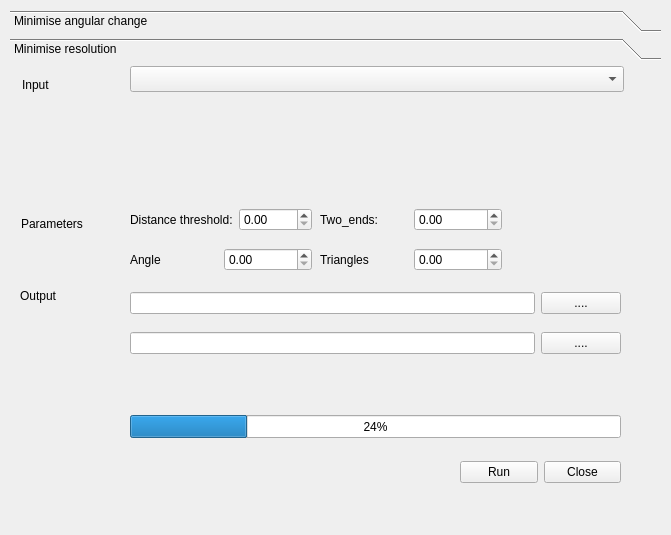
<?xml version="1.0" encoding="UTF-8"?>
<ui version="4.0">
 <class>MergeLinesDialogBase</class>
 <widget class="QDialog" name="MergeLinesDialogBase">
  <property name="geometry">
   <rect>
    <x>0</x>
    <y>0</y>
    <width>671</width>
    <height>535</height>
   </rect>
  </property>
  <property name="windowTitle">
   <string>MergeLines</string>
  </property>
  <widget class="QWidget" name="horizontalLayoutWidget">
   <property name="geometry">
    <rect>
     <x>-1</x>
     <y>-1</y>
     <width>681</width>
     <height>541</height>
    </rect>
   </property>
   <layout class="QHBoxLayout" name="horizontalLayout"/>
  </widget>
  <widget class="QToolBox" name="toolBox">
   <property name="geometry">
    <rect>
     <x>10</x>
     <y>10</y>
     <width>651</width>
     <height>511</height>
    </rect>
   </property>
   <property name="currentIndex">
    <number>1</number>
   </property>
   <widget class="QWidget" name="page">
    <property name="geometry">
     <rect>
      <x>0</x>
      <y>0</y>
      <width>651</width>
      <height>449</height>
     </rect>
    </property>
    <attribute name="label">
     <string>Minimise angular change</string>
    </attribute>
    <widget class="QLabel" name="label">
     <property name="geometry">
      <rect>
       <x>12</x>
       <y>12</y>
       <width>33</width>
       <height>16</height>
      </rect>
     </property>
     <property name="text">
      <string>Input </string>
     </property>
    </widget>
    <widget class="QLabel" name="label_2">
     <property name="geometry">
      <rect>
       <x>11</x>
       <y>151</y>
       <width>68</width>
       <height>16</height>
      </rect>
     </property>
     <property name="text">
      <string>Parameters</string>
     </property>
    </widget>
    <widget class="QLabel" name="label_5">
     <property name="geometry">
      <rect>
       <x>10</x>
       <y>220</y>
       <width>61</width>
       <height>21</height>
      </rect>
     </property>
     <property name="text">
      <string>Output </string>
     </property>
    </widget>
    <widget class="QWidget" name="layoutWidget">
     <property name="geometry">
      <rect>
       <x>120</x>
       <y>220</y>
       <width>491</width>
       <height>34</height>
      </rect>
     </property>
     <layout class="QHBoxLayout" name="horizontalLayout_7">
      <item>
       <widget class="QLineEdit" name="path_output"/>
      </item>
      <item>
       <widget class="QPushButton" name="save_output">
        <property name="text">
         <string>....</string>
        </property>
       </widget>
      </item>
     </layout>
    </widget>
    <widget class="QProgressBar" name="progress_bar">
     <property name="geometry">
      <rect>
       <x>120</x>
       <y>350</y>
       <width>491</width>
       <height>23</height>
      </rect>
     </property>
     <property name="value">
      <number>24</number>
     </property>
    </widget>
    <widget class="QWidget" name="layoutWidget">
     <property name="geometry">
      <rect>
       <x>450</x>
       <y>370</y>
       <width>161</width>
       <height>32</height>
      </rect>
     </property>
     <layout class="QHBoxLayout" name="horizontalLayout_8">
      <item>
       <widget class="QPushButton" name="analysis">
        <property name="text">
         <string>Run</string>
        </property>
       </widget>
      </item>
      <item>
       <widget class="QPushButton" name="close_button">
        <property name="text">
         <string>Close</string>
        </property>
       </widget>
      </item>
     </layout>
    </widget>
    <widget class="QWidget" name="layoutWidget">
     <property name="geometry">
      <rect>
       <x>121</x>
       <y>150</y>
       <width>421</width>
       <height>27</height>
      </rect>
     </property>
     <layout class="QHBoxLayout" name="horizontalLayout_3">
      <item>
       <widget class="QLabel" name="label_4">
        <property name="text">
         <string>Length threshold:</string>
        </property>
       </widget>
      </item>
      <item>
       <widget class="QDoubleSpinBox" name="length_threshold"/>
      </item>
      <item>
       <widget class="QLabel" name="label_3">
        <property name="text">
         <string>Angular threshold:</string>
        </property>
       </widget>
      </item>
      <item>
       <widget class="QDoubleSpinBox" name="angle_threshold"/>
      </item>
     </layout>
    </widget>
    <widget class="QComboBox" name="choose_input_layer">
     <property name="geometry">
      <rect>
       <x>120</x>
       <y>10</y>
       <width>491</width>
       <height>26</height>
      </rect>
     </property>
    </widget>
   </widget>
   <widget class="QWidget" name="page_2">
    <property name="geometry">
     <rect>
      <x>0</x>
      <y>0</y>
      <width>651</width>
      <height>449</height>
     </rect>
    </property>
    <attribute name="label">
     <string>Minimise resolution</string>
    </attribute>
    <widget class="QProgressBar" name="progress_bar_2">
     <property name="geometry">
      <rect>
       <x>120</x>
       <y>349</y>
       <width>491</width>
       <height>23</height>
      </rect>
     </property>
     <property name="value">
      <number>24</number>
     </property>
    </widget>
    <widget class="QLabel" name="label_7">
     <property name="geometry">
      <rect>
       <x>12</x>
       <y>11</y>
       <width>33</width>
       <height>16</height>
      </rect>
     </property>
     <property name="text">
      <string>Input </string>
     </property>
    </widget>
    <widget class="QLabel" name="label_6">
     <property name="geometry">
      <rect>
       <x>11</x>
       <y>150</y>
       <width>68</width>
       <height>16</height>
      </rect>
     </property>
     <property name="text">
      <string>Parameters</string>
     </property>
    </widget>
    <widget class="QComboBox" name="choose_input_layer_2">
     <property name="geometry">
      <rect>
       <x>120</x>
       <y>0</y>
       <width>494</width>
       <height>26</height>
      </rect>
     </property>
    </widget>
    <widget class="QLabel" name="label_8">
     <property name="geometry">
      <rect>
       <x>10</x>
       <y>219</y>
       <width>61</width>
       <height>21</height>
      </rect>
     </property>
     <property name="text">
      <string>Output </string>
     </property>
    </widget>
    <widget class="QWidget" name="layoutWidget">
     <property name="geometry">
      <rect>
       <x>120</x>
       <y>220</y>
       <width>491</width>
       <height>34</height>
      </rect>
     </property>
     <layout class="QHBoxLayout" name="horizontalLayout_2">
      <item>
       <widget class="QLineEdit" name="path_output_2"/>
      </item>
      <item>
       <widget class="QPushButton" name="save_output_2">
        <property name="text">
         <string>....</string>
        </property>
       </widget>
      </item>
     </layout>
    </widget>
    <widget class="QWidget" name="layoutWidget">
     <property name="geometry">
      <rect>
       <x>120</x>
       <y>140</y>
       <width>182</width>
       <height>27</height>
      </rect>
     </property>
     <layout class="QHBoxLayout" name="horizontalLayout_6">
      <item>
       <widget class="QLabel" name="label_11">
        <property name="text">
         <string>Distance threshold:</string>
        </property>
       </widget>
      </item>
      <item>
       <widget class="QDoubleSpinBox" name="inter_distance_threshold"/>
      </item>
     </layout>
    </widget>
    <widget class="QWidget" name="layoutWidget_2">
     <property name="geometry">
      <rect>
       <x>450</x>
       <y>390</y>
       <width>161</width>
       <height>32</height>
      </rect>
     </property>
     <layout class="QHBoxLayout" name="horizontalLayout_9">
      <item>
       <widget class="QPushButton" name="analysis_2">
        <property name="text">
         <string>Run</string>
        </property>
       </widget>
      </item>
      <item>
       <widget class="QPushButton" name="close_button_2">
        <property name="text">
         <string>Close</string>
        </property>
       </widget>
      </item>
     </layout>
    </widget>
    <widget class="QWidget" name="layoutWidget">
     <property name="geometry">
      <rect>
       <x>310</x>
       <y>140</y>
       <width>182</width>
       <height>27</height>
      </rect>
     </property>
     <layout class="QHBoxLayout" name="horizontalLayout_4">
      <item>
       <widget class="QLabel" name="label_12">
        <property name="text">
         <string>Two_ends:</string>
        </property>
       </widget>
      </item>
      <item>
       <widget class="QDoubleSpinBox" name="two_ends_threshold"/>
      </item>
     </layout>
    </widget>
    <widget class="QWidget" name="layoutWidget_3">
     <property name="geometry">
      <rect>
       <x>120</x>
       <y>180</y>
       <width>182</width>
       <height>27</height>
      </rect>
     </property>
     <layout class="QHBoxLayout" name="horizontalLayout_5">
      <item>
       <widget class="QLabel" name="label_13">
        <property name="text">
         <string>Angle</string>
        </property>
       </widget>
      </item>
      <item>
       <widget class="QDoubleSpinBox" name="angle_threshold_2"/>
      </item>
     </layout>
    </widget>
    <widget class="QWidget" name="layoutWidget_4">
     <property name="geometry">
      <rect>
       <x>120</x>
       <y>260</y>
       <width>491</width>
       <height>34</height>
      </rect>
     </property>
     <layout class="QHBoxLayout" name="horizontalLayout_10">
      <item>
       <widget class="QLineEdit" name="path_output_3"/>
      </item>
      <item>
       <widget class="QPushButton" name="save_output_3">
        <property name="text">
         <string>....</string>
        </property>
       </widget>
      </item>
     </layout>
    </widget>
    <widget class="QWidget" name="layoutWidget_5">
     <property name="geometry">
      <rect>
       <x>310</x>
       <y>180</y>
       <width>182</width>
       <height>27</height>
      </rect>
     </property>
     <layout class="QHBoxLayout" name="horizontalLayout_11">
      <item>
       <widget class="QLabel" name="label_14">
        <property name="text">
         <string>Triangles</string>
        </property>
       </widget>
      </item>
      <item>
       <widget class="QDoubleSpinBox" name="triangles_threshold"/>
      </item>
     </layout>
    </widget>
   </widget>
  </widget>
 </widget>
 <resources/>
 <connections/>
</ui>
